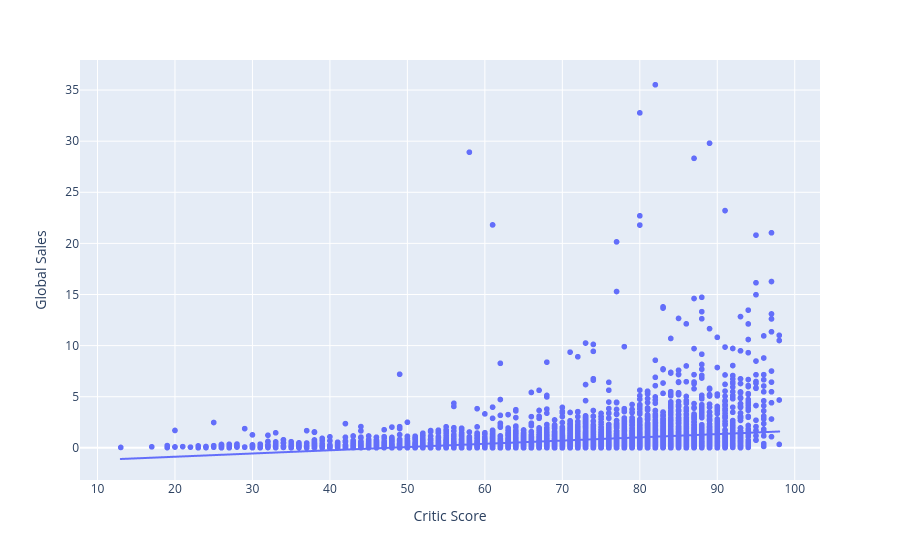

This figure's notebook cell:
### Code cell
figura_sem = px.scatter(sem_wii, x="Critic Score", y="Global Sales", trendline="ols", hover_name="Name")
figura_sem

### Figure 1 — Plotly figure (JSON) as saved in the notebook; plotly's stock layout.template omitted (floating-point values rounded to 4 significant figures; data arrays with more than 128 entries replaced by an {"elided": "..."} marker saying what was removed)
{"data": [{"hovertemplate": "<b>%{hovertext}</b><br><br>Critic Score=%{x}<br>Global Sales=%{y}<extra></extra>", "hovertext": {"elided": "8136 str values"}, "legendgroup": "", "marker": {"color": "#636efa", "symbol": "circle"}, "mode": "markers", "name": "", "showlegend": false, "type": "scattergl", "x": {"elided": "8136 float values"}, "xaxis": "x", "y": {"elided": "8136 float values"}, "yaxis": "y"}, {"hovertemplate": "<b>OLS trendline</b><br>Global Sales = 0.0316315 * Critic Score + -1.50255<br>R<sup>2</sup>=0.078469<br><br>Critic Score=%{x}<br>Global Sales=%{y} <b>(trend)</b><extra></extra>", "legendgroup": "", "marker": {"color": "#636efa", "symbol": "circle"}, "mode": "lines", "name": "", "showlegend": false, "type": "scattergl", "x": {"elided": "8136 float values"}, "xaxis": "x", "y": {"elided": "8136 float values"}, "yaxis": "y"}], "layout": {"legend": {"tracegroupgap": 0}, "margin": {"t": 60}, "xaxis": {"anchor": "y", "domain": [0, 1], "title": {"text": "Critic Score"}}, "yaxis": {"anchor": "x", "domain": [0, 1], "title": {"text": "Global Sales"}}}}
